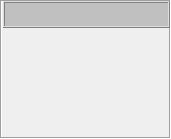
   <widget class="QFrame" name="Compresor_LP_2">
    <property name="geometry">
     <rect>
      <x>826</x>
      <y>150</y>
      <width>171</width>
      <height>139</height>
     </rect>
    </property>
    <property name="minimumSize">
     <size>
      <width>171</width>
      <height>139</height>
     </size>
    </property>
    <property name="maximumSize">
     <size>
      <width>171</width>
      <height>139</height>
     </size>
    </property>
    <property name="styleSheet">
     <string notr="true">background-color: none;</string>
    </property>
    <property name="frameShape">
     <enum>QFrame::Box</enum>
    </property>
    <property name="frameShadow">
     <enum>QFrame::Sunken</enum>
    </property>
    <widget class="QFrame" name="frame_11">
     <property name="geometry">
      <rect>
       <x>3</x>
       <y>1</y>
       <width>167</width>
       <height>27</height>
      </rect>
     </property>
     <property name="minimumSize">
      <size>
       <width>167</width>
       <height>27</height>
      </size>
     </property>
     <property name="maximumSize">
      <size>
       <width>167</width>
       <height>27</height>
      </size>
     </property>
     <property name="styleSheet">
      <string notr="true">background-color: rgb(192, 192, 192);</string>
     </property>
     <property name="frameShape">
      <enum>QFrame::Box</enum>
     </property>
     <property name="frameShadow">
      <enum>QFrame::Raised</enum>
     </property>
     <layout class="QGridLayout" name="gridLayout_21">
      <item row="0" column="0">
       <widget class="AUpTextLabel" name="leGEN_AVR_16" native="true">
        <property name="minimumSize">
         <size>
          <width>137</width>
          <height>9</height>
         </size>
        </property>
        <property name="maximumSize">
         <size>
          <width>137</width>
          <height>9</height>
         </size>
        </property>
        <property name="LabelText" stdset="0">
         <string>DATOS DEL COMBUST</string>
        </property>
        <property name="Font" stdset="0">
         <font>
          <pointsize>9</pointsize>
          <weight>75</weight>
          <bold>true</bold>
         </font>
        </property>
       </widget>
      </item>
     </layout>
    </widget>
    <widget class="AUpTextLabel" name="leGEN_AVR_17" native="true">
     <property name="geometry">
      <rect>
       <x>6</x>
       <y>64</y>
       <width>65</width>
       <height>13</height>
      </rect>
     </property>
     <property name="minimumSize">
      <size>
       <width>65</width>
       <height>13</height>
      </size>
     </property>
     <property name="maximumSize">
      <size>
       <width>65</width>
       <height>13</height>
      </size>
     </property>
     <property name="layoutDirection">
      <enum>Qt::RightToLeft</enum>
     </property>
     <property name="LabelText" stdset="0">
      <string>WF36DMD</string>
     </property>
     <property name="Font" stdset="0">
      <font>
       <pointsize>9</pointsize>
       <weight>75</weight>
       <bold>true</bold>
      </font>
     </property>
    </widget>
    <widget class="AUpTextLabel" name="leDCWF36" native="true">
     <property name="geometry">
      <rect>
       <x>71</x>
       <y>64</y>
       <width>37</width>
       <height>13</height>
      </rect>
     </property>
     <property name="minimumSize">
      <size>
       <width>37</width>
       <height>13</height>
      </size>
     </property>
     <property name="maximumSize">
      <size>
       <width>37</width>
       <height>13</height>
      </size>
     </property>
     <property name="layoutDirection">
      <enum>Qt::RightToLeft</enum>
     </property>
     <property name="isUpdateable" stdset="0">
      <bool>true</bool>
     </property>
     <property name="id" stdset="0">
      <string>p_HMI_INTER_WF36DMD_CALC_PLUS_A_OUT_1</string>
     </property>
     <property name="Font" stdset="0">
      <font>
       <pointsize>9</pointsize>
       <weight>75</weight>
       <bold>true</bold>
      </font>
     </property>
    </widget>
    <widget class="AUpTextLabel" name="leGEN_AVR_19" native="true">
     <property name="geometry">
      <rect>
       <x>122</x>
       <y>64</y>
       <width>43</width>
       <height>13</height>
      </rect>
     </property>
     <property name="minimumSize">
      <size>
       <width>43</width>
       <height>13</height>
      </size>
     </property>
     <property name="maximumSize">
      <size>
       <width>43</width>
       <height>13</height>
      </size>
     </property>
     <property name="layoutDirection">
      <enum>Qt::LeftToRight</enum>
     </property>
     <property name="LabelText" stdset="0">
      <string>Lbs/hr</string>
     </property>
     <property name="Font" stdset="0">
      <font>
       <pointsize>9</pointsize>
       <weight>75</weight>
       <bold>true</bold>
      </font>
     </property>
    </widget>
    <widget class="AUpTextLabel" name="leGEN_AVR_36" native="true">
     <property name="geometry">
      <rect>
       <x>6</x>
       <y>32</y>
       <width>65</width>
       <height>13</height>
      </rect>
     </property>
     <property name="minimumSize">
      <size>
       <width>65</width>
       <height>13</height>
      </size>
     </property>
     <property name="maximumSize">
      <size>
       <width>65</width>
       <height>13</height>
      </size>
     </property>
     <property name="layoutDirection">
      <enum>Qt::RightToLeft</enum>
     </property>
     <property name="LabelText" stdset="0">
      <string>TGSSEL</string>
     </property>
     <property name="Font" stdset="0">
      <font>
       <pointsize>9</pointsize>
       <weight>75</weight>
       <bold>true</bold>
      </font>
     </property>
    </widget>
    <widget class="AUpTextLabel" name="leDCTGS" native="true">
     <property name="geometry">
      <rect>
       <x>71</x>
       <y>32</y>
       <width>37</width>
       <height>13</height>
      </rect>
     </property>
     <property name="minimumSize">
      <size>
       <width>37</width>
       <height>13</height>
      </size>
     </property>
     <property name="maximumSize">
      <size>
       <width>37</width>
       <height>13</height>
      </size>
     </property>
     <property name="layoutDirection">
      <enum>Qt::RightToLeft</enum>
     </property>
     <property name="isUpdateable" stdset="0">
      <bool>true</bool>
     </property>
     <property name="id" stdset="0">
      <string>p_HMI_INTER_TGSSEL_CALC_PLUS_A_OUT_1</string>
     </property>
     <property name="Font" stdset="0">
      <font>
       <pointsize>9</pointsize>
       <weight>75</weight>
       <bold>true</bold>
      </font>
     </property>
    </widget>
    <widget class="AUpTextLabel" name="leGEN_AVR_38" native="true">
     <property name="geometry">
      <rect>
       <x>122</x>
       <y>32</y>
       <width>43</width>
       <height>13</height>
      </rect>
     </property>
     <property name="minimumSize">
      <size>
       <width>43</width>
       <height>13</height>
      </size>
     </property>
     <property name="maximumSize">
      <size>
       <width>43</width>
       <height>13</height>
      </size>
     </property>
     <property name="layoutDirection">
      <enum>Qt::LeftToRight</enum>
     </property>
     <property name="LabelText" stdset="0">
      <string>ºF</string>
     </property>
     <property name="Font" stdset="0">
      <font>
       <pointsize>9</pointsize>
       <weight>75</weight>
       <bold>true</bold>
      </font>
     </property>
    </widget>
    <widget class="AUpTextLabel" name="leGEN_AVR_23" native="true">
     <property name="geometry">
      <rect>
       <x>6</x>
       <y>48</y>
       <width>65</width>
       <height>13</height>
      </rect>
     </property>
     <property name="minimumSize">
      <size>
       <width>65</width>
       <height>13</height>
      </size>
     </property>
     <property name="maximumSize">
      <size>
       <width>65</width>
       <height>13</height>
      </size>
     </property>
     <property name="layoutDirection">
      <enum>Qt::RightToLeft</enum>
     </property>
     <property name="LabelText" stdset="0">
      <string>PGAS</string>
     </property>
     <property name="Font" stdset="0">
      <font>
       <pointsize>9</pointsize>
       <weight>75</weight>
       <bold>true</bold>
      </font>
     </property>
    </widget>
    <widget class="AUpTextLabel" name="leDCPG" native="true">
     <property name="geometry">
      <rect>
       <x>71</x>
       <y>48</y>
       <width>37</width>
       <height>13</height>
      </rect>
     </property>
     <property name="minimumSize">
      <size>
       <width>37</width>
       <height>13</height>
      </size>
     </property>
     <property name="maximumSize">
      <size>
       <width>37</width>
       <height>13</height>
      </size>
     </property>
     <property name="layoutDirection">
      <enum>Qt::RightToLeft</enum>
     </property>
     <property name="isUpdateable" stdset="0">
      <bool>true</bool>
     </property>
     <property name="id" stdset="0">
      <string>p_HMI_INTER_PGSSEL_CALC_PLUS_A_OUT_1</string>
     </property>
     <property name="Font" stdset="0">
      <font>
       <pointsize>9</pointsize>
       <weight>75</weight>
       <bold>true</bold>
      </font>
     </property>
    </widget>
    <widget class="AUpTextLabel" name="leGEN_AVR_25" native="true">
     <property name="geometry">
      <rect>
       <x>122</x>
       <y>48</y>
       <width>43</width>
       <height>13</height>
      </rect>
     </property>
     <property name="minimumSize">
      <size>
       <width>43</width>
       <height>13</height>
      </size>
     </property>
     <property name="maximumSize">
      <size>
       <width>43</width>
       <height>13</height>
      </size>
     </property>
     <property name="layoutDirection">
      <enum>Qt::LeftToRight</enum>
     </property>
     <property name="LabelText" stdset="0">
      <string>PSIG</string>
     </property>
     <property name="Font" stdset="0">
      <font>
       <pointsize>9</pointsize>
       <weight>75</weight>
       <bold>true</bold>
      </font>
     </property>
    </widget>
    <widget class="AUpTextLabel" name="leGEN_AVR_20" native="true">
     <property name="geometry">
      <rect>
       <x>6</x>
       <y>80</y>
       <width>65</width>
       <height>13</height>
      </rect>
     </property>
     <property name="minimumSize">
      <size>
       <width>65</width>
       <height>13</height>
      </size>
     </property>
     <property name="maximumSize">
      <size>
       <width>65</width>
       <height>13</height>
      </size>
     </property>
     <property name="layoutDirection">
      <enum>Qt::RightToLeft</enum>
     </property>
     <property name="LabelText" stdset="0">
      <string>WFMAX</string>
     </property>
     <property name="Font" stdset="0">
      <font>
       <pointsize>9</pointsize>
       <weight>75</weight>
       <bold>true</bold>
      </font>
     </property>
    </widget>
    <widget class="AUpTextLabel" name="leDCWFM" native="true">
     <property name="geometry">
      <rect>
       <x>71</x>
       <y>80</y>
       <width>37</width>
       <height>13</height>
      </rect>
     </property>
     <property name="minimumSize">
      <size>
       <width>37</width>
       <height>13</height>
      </size>
     </property>
     <property name="maximumSize">
      <size>
       <width>37</width>
       <height>13</height>
      </size>
     </property>
     <property name="layoutDirection">
      <enum>Qt::RightToLeft</enum>
     </property>
     <property name="isUpdateable" stdset="0">
      <bool>true</bool>
     </property>
     <property name="id" stdset="0">
      <string>p_HMI_INTER_WFMAX_CALC_PLUS_A_OUT_1</string>
     </property>
     <property name="Font" stdset="0">
      <font>
       <pointsize>9</pointsize>
       <weight>75</weight>
       <bold>true</bold>
      </font>
     </property>
    </widget>
    <widget class="AUpTextLabel" name="leGEN_AVR_22" native="true">
     <property name="geometry">
      <rect>
       <x>122</x>
       <y>80</y>
       <width>43</width>
       <height>13</height>
      </rect>
     </property>
     <property name="minimumSize">
      <size>
       <width>43</width>
       <height>13</height>
      </size>
     </property>
     <property name="maximumSize">
      <size>
       <width>43</width>
       <height>13</height>
      </size>
     </property>
     <property name="layoutDirection">
      <enum>Qt::LeftToRight</enum>
     </property>
     <property name="LabelText" stdset="0">
      <string>Lbs/hr</string>
     </property>
     <property name="Font" stdset="0">
      <font>
       <pointsize>9</pointsize>
       <weight>75</weight>
       <bold>true</bold>
      </font>
     </property>
    </widget>
    <zorder>leGEN_AVR_36</zorder>
    <zorder>leDCTGS</zorder>
    <zorder>leGEN_AVR_38</zorder>
    <zorder>leGEN_AVR_23</zorder>
    <zorder>leDCPG</zorder>
    <zorder>leGEN_AVR_25</zorder>
    <zorder>leGEN_AVR_20</zorder>
    <zorder>leDCWFM</zorder>
    <zorder>leGEN_AVR_22</zorder>
    <zorder>frame_11</zorder>
    <zorder>leGEN_AVR_17</zorder>
    <zorder>leDCWF36</zorder>
    <zorder>leGEN_AVR_19</zorder>
   </widget>
